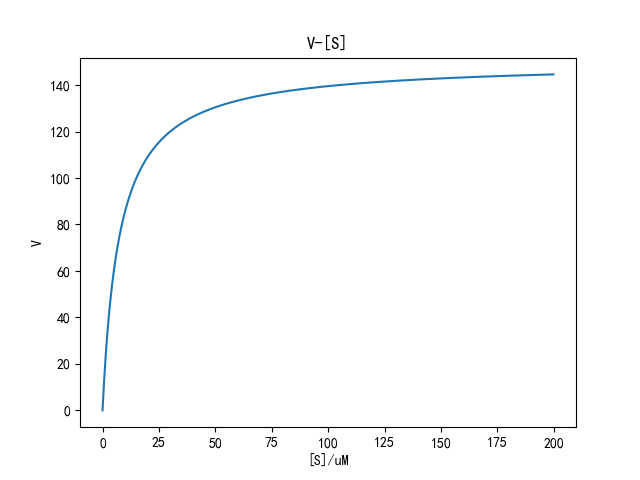

This figure's Python source:
import numpy as np
from matplotlib import pyplot as plt
plt.rcParams['font.sans-serif'] = ['SimHei'] #用来正常显示中文标签
plt.rcParams['axes.unicode_minus'] = False #用来正常显示负号
# 速率——浓度图像
S = np.arange(0, 200, 0.1)#生成等差数组
V = (150*S)/(7.5+S)
plt.xlabel('[S]/uM')
plt.ylabel('V')
plt.title("V-[S]")
plt.plot(S, V)
plt.show()
